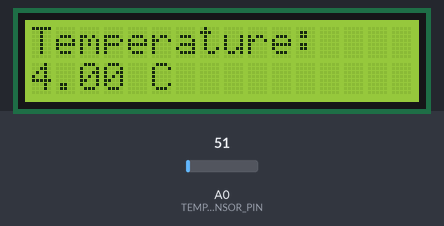
A sketch run on a simulated Arduino Uno, built with avr-gcc and run on an emulated ATmega328P. On the bench: 16×2 character LCD. The test bench sets the inputs (shaded band); at power-on: A0 (TEMPERATURE_SENSOR_PIN) = 51. What the sketch prints to the serial monitor is not drawn.

Above: at 1.3 s.
1.4 s: A0 (TEMPERATURE_SENSOR_PIN) set to 61
At 2.7 s:
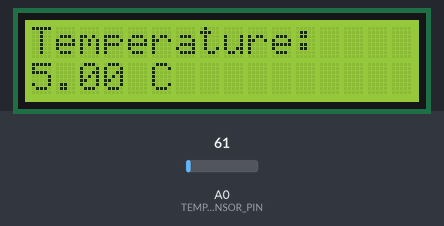
3.6 s: A0 (TEMPERATURE_SENSOR_PIN) set to 71
At 4.9 s:
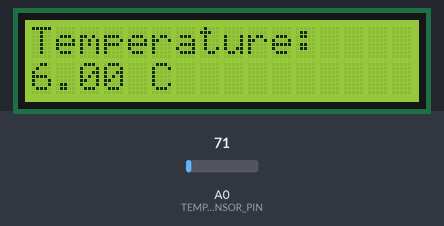
5.6 s: A0 (TEMPERATURE_SENSOR_PIN) set to 86
Timing chart, 0 to 8.6 s (numbered marks = the images above; inputs shaded):
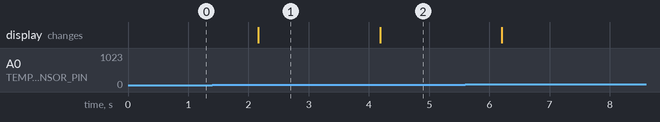

Measured:
- after the input at 1.4 s, the display: changes after 0.77 s (image 1)
- after the input at 3.6 s, the display: changes after 0.58 s (image 2)

The sketch:

Code.ino
```cpp
// NeuralMesh Solution

#include <Wire.h>
#include <LiquidCrystal_I2C.h>

// Analog pin for the temperature sensor
#define TEMPERATURE_SENSOR_PIN A0

// I2C address for the LCD display
#define I2C_ADDR 0x27
#define BACKLIGHT_PIN 3

// Create a LiquidCrystal_I2C object
LiquidCrystal_I2C lcd(I2C_ADDR, 16, 2);

void setup() {
  // Start serial communication
  Serial.begin(9600);

  // Initialize the LCD
  lcd.init();
  lcd.backlight();
  lcd.begin(16, 2);
  lcd.print("Temperature:");
}

void loop() {
  // Read analog temperature sensor value
  int sensorValue = analogRead(TEMPERATURE_SENSOR_PIN);

  // Convert analog value to temperature (replace this with your sensor-specific conversion)
  float temperatureCelsius = map(sensorValue, 0, 1023, 0, 100);

  // Print the temperature to the Serial Monitor
  Serial.print("Temperature: ");
  Serial.print(temperatureCelsius);
  Serial.println(" °C");

  // Display temperature on LCD
  lcd.setCursor(0, 1);
  lcd.print(temperatureCelsius);
  lcd.print(" C  ");

  // Delay for a while before reading the temperature again
  delay(1000);
}
```
